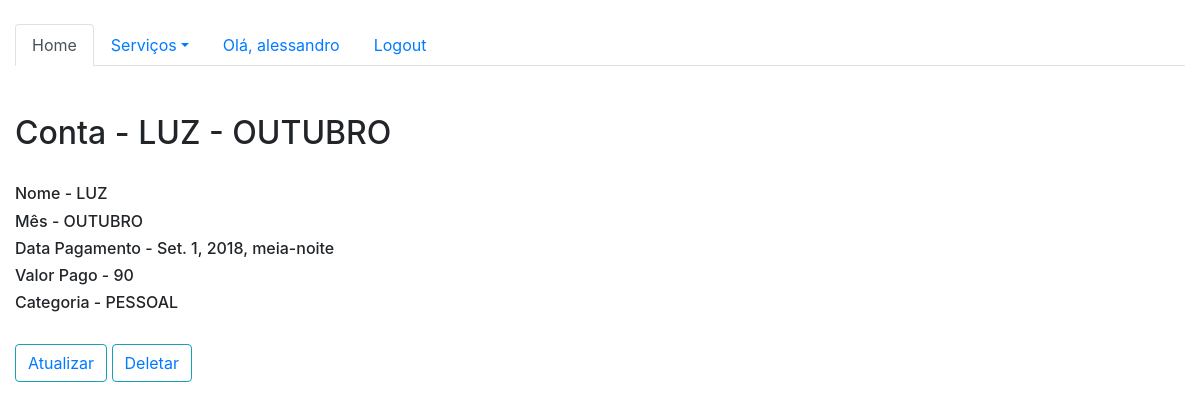
The page /sistema/conta-detalhe/1/ (signed in) on the database its author committed.
### core/models.py (models this page shows)
class Conta(models.Model):
    CONTA_APAGAR = (
        ('LUZ', 'Luz'),
        ('AGUA', 'Agua'),
        ('TELEFONE', 'Telefone'),
        ('CARRO', 'Carro'),
        ('NET', 'Net'),
        ('NU', 'Nu'),
        ('KITNET', 'Kitnet'),
 )
    CATEGORIA = (
        ('PESSOAL', 'Pessoal'),
        ('ACADEMIA', 'Academia'),
 )
    MESES_ANO = (
        ('JANEIRO', 'Janeiro'),
        ('FEVEREIRO', 'Fevereiro'),
        ('MARÇO', 'Março'),
        ('ABRIL', 'Abril'),
        ('MAIO', 'Maio'),
        ('JUNHO', 'Junho'),
        ('JULHO', 'Julho'),
        ('AGOSTO', 'Agosto'),
        ('SETEMBRO', 'Setembro'),
        ('OUTUBRO', 'Outubro'),
        ('NOVEMBRO', 'Novembro'),
        ('DEZEMBRO', 'Dezembro'),
    )
    pagar = models.CharField(max_length=100, choices=CONTA_APAGAR, verbose_name="Contas")
    categoria = models.CharField(max_length=100, choices=CATEGORIA, verbose_name="Categoria")
    mes = models.CharField(max_length=100, choices=MESES_ANO, verbose_name="Mês")
    dataPagamento = models.DateTimeField(verbose_name="Data de Pagamento")
    valorPago = models.CharField(max_length=20, verbose_name="Valor Pago" )
    def __str__(self):
        return self.pagar + ' - ' + self.mes

### core/views.py (the view)
# urls.py: url(r'^conta-detalhe/(?P<id>\d+)/$', conta_detalhe, name='core_conta_detalhe'),
@login_required
def conta_detalhe(request, id):
    conta = Conta.objects.get(id=id)
    if request.method == 'POST':
        conta.detalhe()
        return redirect('core_lista_contas')
    else:
        return render(request, 'core/detail_conta.html', {'conta': conta})

### core/templates/core/detail_conta.html (shortened to what this page needs)
{% extends 'base.html' %}
{% block main %}
<br>
<br>
<h2>Conta - {{conta}}</h2>
<form method="POST" action="{% url 'core_conta_detalhe' conta.id %}" >
    <br>
    <h6>Nome - {{conta.pagar}}</h6>
    <h6>Mês - {{conta.mes}}</h6>
    <h6>Data Pagamento - {{conta.dataPagamento}}</h6>
    <h6>Valor Pago - {{conta.valorPago}}</h6>
    <h6>Categoria - {{conta.categoria}}</h6>
<br>
<button class="btn btn-outline-info"><a href="{% url 'core_conta_update' conta.id %}">Atualizar</a></button>
<button class="btn btn-outline-info"><a href="{% url 'core_conta_delete' conta.id %}">Deletar</a></button>
</form>
{% endblock %}

### templates/base.html (shortened to what this page needs)
{% load static %}
<!DOCTYPE html>
<html lang="en">
<head>
    <link rel="stylesheet" href="{% static 'bootstrap/css/bootstrap.css' %}">
</head>
<body>
    <div class="container-fluid">
{% block menu %}
        <br>
<ul class="nav nav-tabs">
  <li class="nav-item">
    <a class="nav-link active" href="{% url 'core_home' %}">Home</a>
  </li>
  <li class="nav-item dropdown">
    <a class="nav-link dropdown-toggle" data-toggle="dropdown" href="#" role="button" aria-haspopup="true" aria-expanded="false">Serviços</a>
  </li>
    {% if user.is_authenticated %}
    <li class="nav-item">
        <a class="nav-link" href="">Olá, {{user}}</a>
    </li>
        <li class="nav-item">
        <a class="nav-link" href="{% url 'logout' %}">Logout</a>
    </li>
    {% else %}
        <li class="nav-item">
        <a class="nav-link" href="{% url 'login' %}">Login</a>
    </li>
</ul>
<hr>
    {% endif %}
{% endblock %}
    </div>
    <div class="container-fluid">
        {% block main %}
        {% endblock %}
    </div>
</body>
</html>

### rows shown on the page
Conta: pagar+mes "LUZ - OUTUBRO", pagar "LUZ", mes "OUTUBRO", dataPagamento "Set. 1, 2018, meia-noite", valorPago "90", categoria "PESSOAL"

### other values the page prints
{{ user }} "alessandro"
